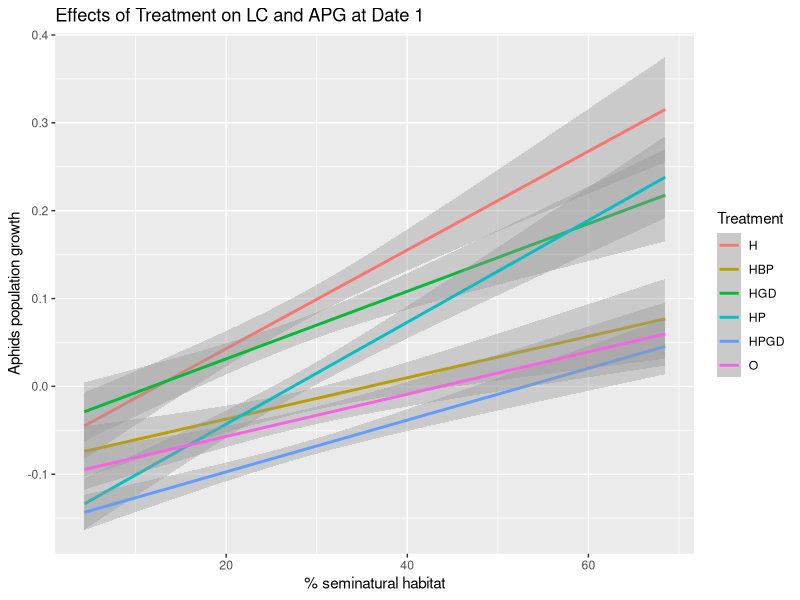

Source code (R):
#Date1_population growth and seminatural habitat
#import data file
library(readr)
Data1 <- read.table("Project data.csv", header = TRUE, dec = ",", sep =";")

###dataframe for sampling date1 
DATE1 <- Data1[Data1$Date == "1", ]
summary(DATE1)
View(DATE1)

#calculate the aphids population growth at date1
logNaphids_D1 <- log(DATE1$aphid_live+1) - log(DATE1$aphidsinoculated_init+1) 
APG_D1 <- logNaphids_D1/10

#dataframe for seminatural habitat and aphids population growth at date1 
DATE1APG <- data.frame(DATE1,APG_D1)

####line graph (Figure 1B at date1)
#barplot for % Seminatural habitat and APhid population growth
library(ggplot2)
q <- ggplot(DATE1APG, aes(x = Pt.seminatural, y = APG_D1, color = Treatment))
q <- q + labs(x= "% seminatural habitat", y="Aphids population growth", title = "Effects of Treatment on LC and APG at Date 1")
#if scatter plot is needed
#q <- q + geom_point()
q <- q + geom_smooth(method = "lm")
print(q)